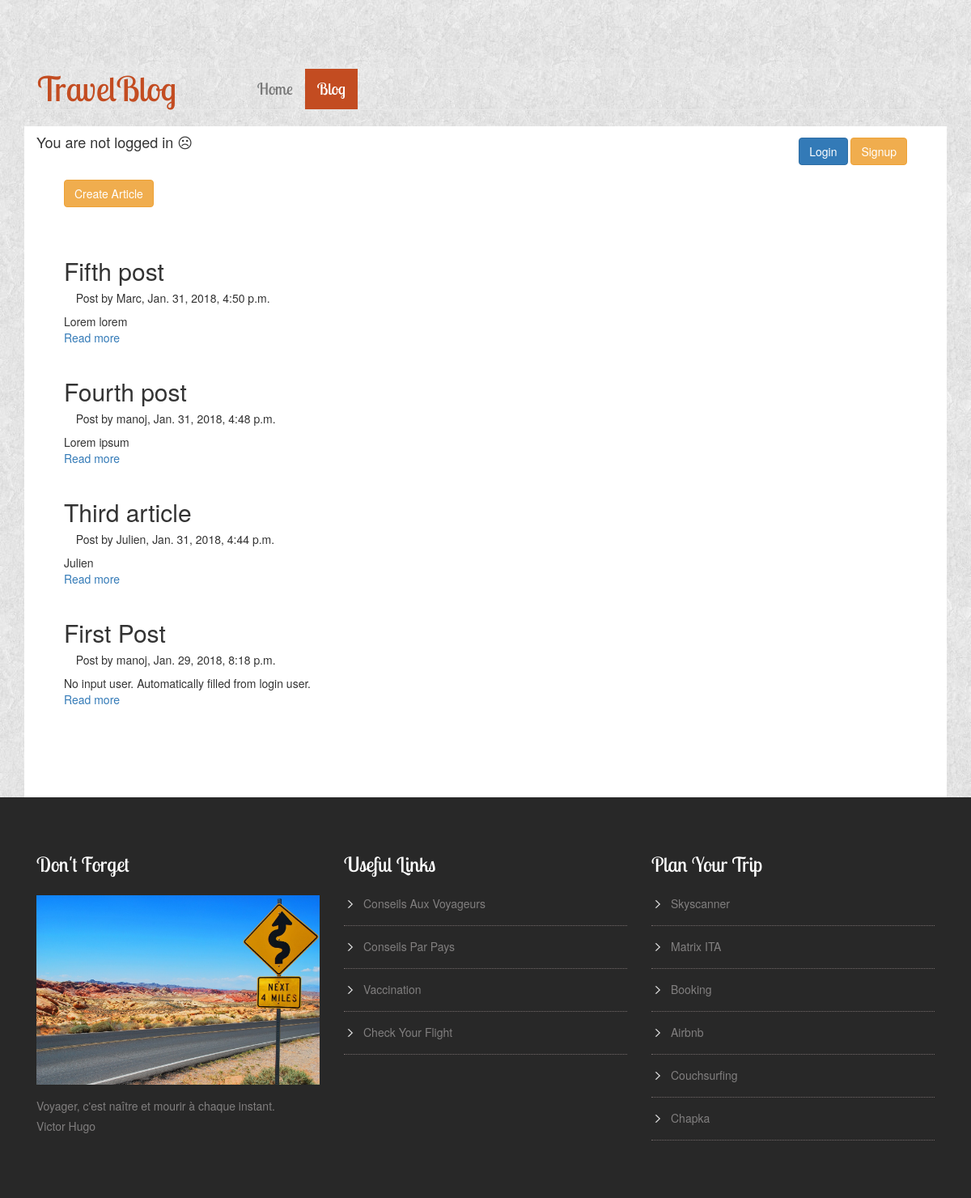
Screenshot of /blog/ with the database file from the repository.
### articles/models.py (models this page shows, shortened)
class Articles(models.Model):
    title = models.CharField(max_length=100)
    body = models.TextField()
    author = models.ForeignKey(User, models.CASCADE, default=None)
    created_at = models.DateTimeField(auto_now_add = True)
    updated_at = models.DateTimeField(auto_now = True)
    def is_updated(self):
        return self.created_at.strftime('%Y-%m-%d %H:%M:%S') != self.updated_at.strftime('%Y-%m-%d %H:%M:%S')

### articles/views.py (the view)
# urls.py: 2. Add a URL to urlpatterns:  path('blog/', include('blog.urls'))
def blog(request):
    blog = Articles.objects.all().order_by('-created_at')
    context = {'articles': blog}
    return render(request, 'articles/ListArticles.html', context)

### articles/templates/articles/ListArticles.html (shortened to what this page needs)
{% extends 'articles/blog.html' %}
{% block content %}
  {% for article in articles %}
    <h2>{{ article.title }}</h2>
    <h5><span class="glyphicon glyphicon-time"></span> Post by {{ article.author }}, {{ article.created_at }}
      </h5>
    <p>{{ article.body|truncatechars:100 }}</p>
    <a href="{% url 'articles:article_detail' article.pk %}">Read more</a>
    <br><br>
  {% endfor %}
{% endblock %}

### static/css/articles/blog.css (style rules this page uses)
p { margin:0; }
#slider3-pager li,#slider4-pager li,#slider2-pager li, { display:inline-block; }

### rows the page displays
Articles: title "Fifth post", author "Marc", created_at "Jan. 31, 2018, 4:50 p.m.", body "Lorem lorem"
Articles: title "Fourth post", author "manoj", created_at "Jan. 31, 2018, 4:48 p.m.", body "Lorem ipsum"
Articles: title "Third article", author "Julien", created_at "Jan. 31, 2018, 4:44 p.m.", body "Julien"
Articles: title "First Post", author "manoj", created_at "Jan. 29, 2018, 8:18 p.m.", body "No input user. Automatically filled from login user."
